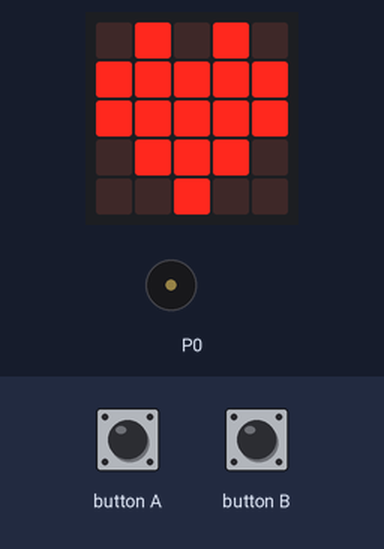
Simulated run of this program. Board: BBC micro:bit (MakeCode). Parts: the board's 5×5 LED display, buzzer (waves = sounding). The test bench sets the inputs (shaded band).

Above: at 1.8 s.
1.9 s: button A pressed for 0.15 s
At 2.4 s:
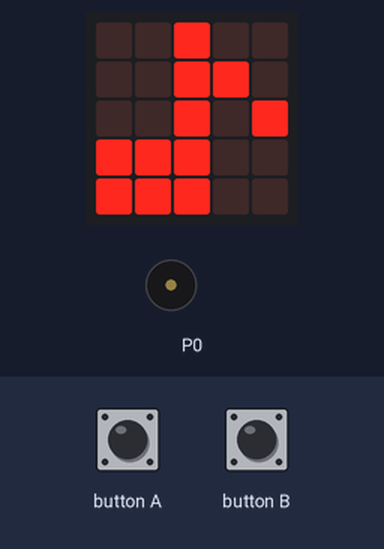
2.6 s: button B pressed for 0.15 s
At 3.2 s:
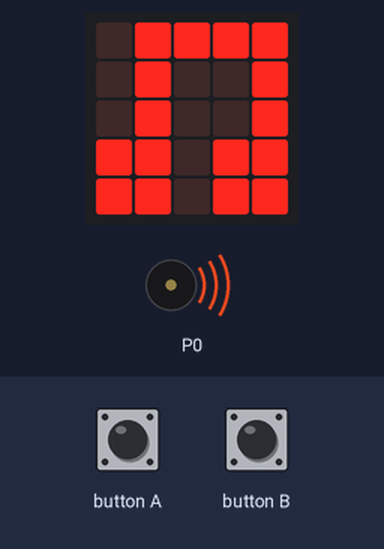
At 6.3 s:
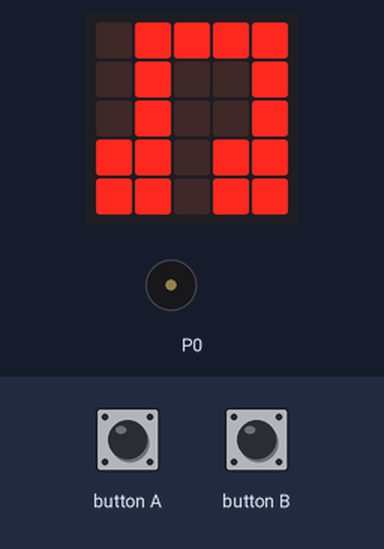
Timing chart, 0 to 12.3 s (numbered marks = the images above; inputs shaded):
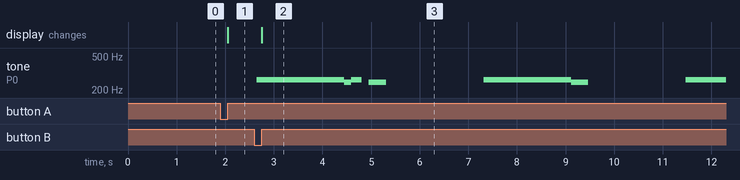

The program:

main.ts
```typescript
input.onButtonPressed(Button.A, function () {
    basic.showIcon(IconNames.EigthNote)
    muscicOnce()
})
input.onButtonPressed(Button.B, function () {
    basic.showLeds(`
        . # # # #
        . # . . #
        . # . . #
        # # . # #
        # # . # #
        `)
    for (let index = 0; index < 4; index++) {
        muscicOnce()
        basic.pause(2000)
    }
})
function muscicOnce () {
    music.playTone(262, music.beat(BeatFraction.Whole))
    music.playTone(262, music.beat(BeatFraction.Whole))
    music.playTone(262, music.beat(BeatFraction.Half))
    music.playTone(247, music.beat(BeatFraction.Half))
}
basic.showIcon(IconNames.Heart)
music.setVolume(255)
music.setTempo(84)
```

test.ts
```typescript
// テストはここに来ます。このパッケージが拡張機能として使用されるときにはコンパイルされません。
```

Measured:
- after the input at 1.9 s, the display: changes after 0.15 s (image 1)
- after the input at 2.6 s, the display: changes after 0.15 s (image 2)
- by itself, tone on P0: plays 262 Hz for 1.8 s, 247 Hz for 0.14 s, 262 Hz for 0.22 s, 247 Hz for 0.36 s, 262 Hz for 1.8 s, 247 Hz for 0.36 s … (7 notes in this stretch)
